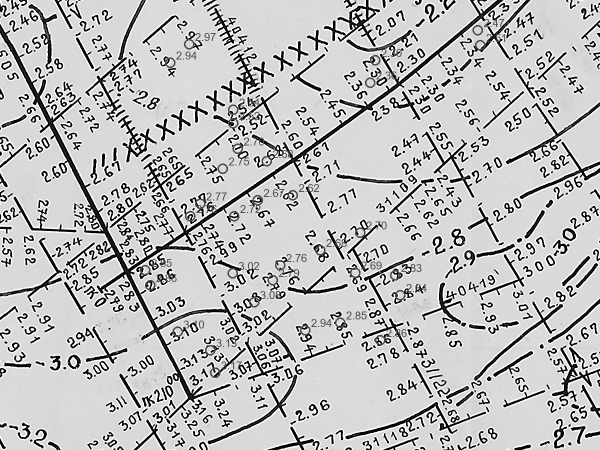
#> input picture archive/map_experiments/digitization_test_overlay.png, 1200 x 900 px (shown at 1/2 size)
$ python stitch_isolines.py ../../archive/map_experiments/digitization_test_overlay.png ../../archive/map_experiments/digitization_test_overlay.png ../../archive/map_experiments/digitization_test_overlay.png --out out.png
#> lines starting #> are read from the running program, lines starting #| are printed output that depends on the picture; after the words box and inside, x2 and y2 are one past the last pixel; in counts of white or black regions, pixels touching at a corner belong together
### services/map_digitizer/trace_map_isolines.py
from __future__ import annotations

import argparse
import json
import re
from pathlib import Path

import cv2
import numpy as np
from scipy.spatial import cKDTree

from services.map_digitizer.source_preserving_trace import trace_source_geometry
from services.map_digitizer.survey_profiles import build_survey_profile_mask


def imread_gray(path: Path) -> np.ndarray:
    image = cv2.imdecode(np.fromfile(str(path), dtype=np.uint8), cv2.IMREAD_GRAYSCALE)
#> image is the input picture: shape (900, 1200); min 0, max 255, mean 189
    if image is None:
        raise ValueError(f"Cannot read image: {path}")
    return image


def imwrite(path: Path, image: np.ndarray) -> None:
    path.parent.mkdir(parents=True, exist_ok=True)
    cv2.imencode(path.suffix, image)[1].tofile(str(path))


# [18 lines left out: function load_boxes, not called in this run]


def skeletonize(binary: np.ndarray) -> np.ndarray:
    image = np.uint8(binary > 0) * 255
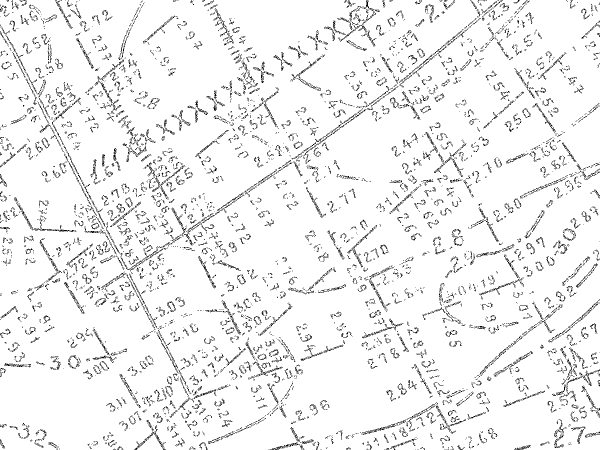
#> image: shape (900, 1200) (shown at 1/2 size); 94% white; black in thin lines or dots
    skeleton = np.zeros_like(image)
    element = cv2.getStructuringElement(cv2.MORPH_CROSS, (3, 3))
    while cv2.countNonZero(image):
        opened = cv2.morphologyEx(image, cv2.MORPH_OPEN, element)
        skeleton = cv2.bitwise_or(skeleton, cv2.subtract(image, opened))
        image = cv2.erode(image, element)
#> this loop made 113 passes
#> pass 1, in skeletonize, `opened = cv2.morphologyEx(image, cv2.MORPH_OPEN, element)`:
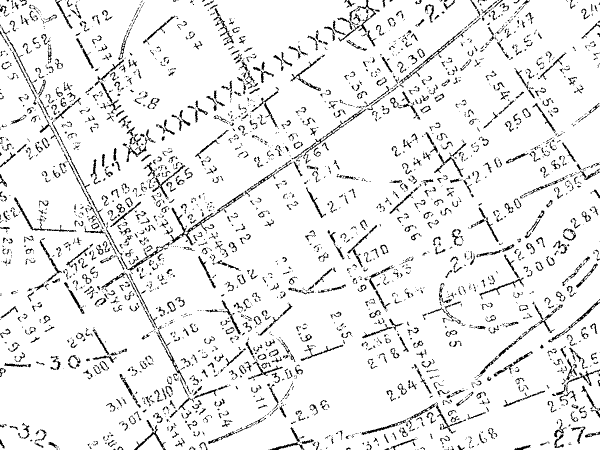
#> opened: shape (900, 1200) (shown at 1/2 size); 91.8% white; black in thin lines or dots
#> pass 1, in skeletonize, `skeleton = cv2.bitwise_or(skeleton, cv2.subtract(image, opened))`:
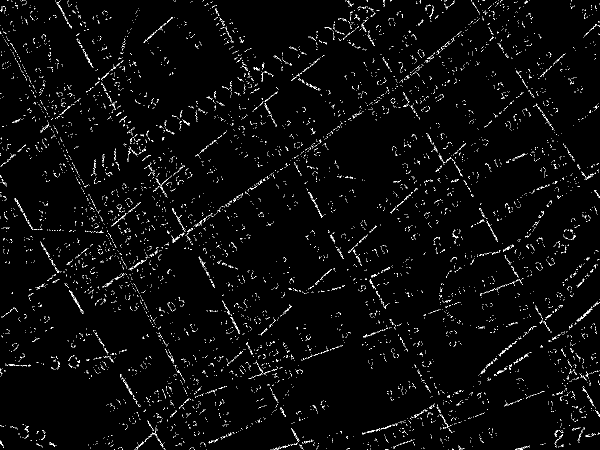
#> skeleton: shape (900, 1200) (shown at 1/2 size); 2.2% white in thin lines or dots
#> pass 1, in skeletonize, `image = cv2.erode(image, element)`:
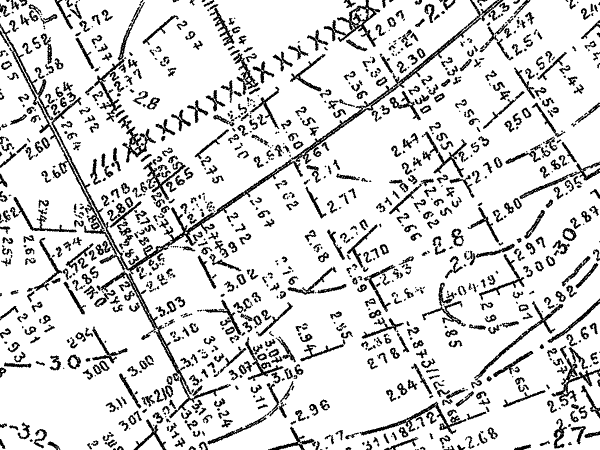
#> image: shape (900, 1200) (shown at 1/2 size); 84.4% white; 1172 black regions (272 under 20 px), largest, box (x1, y1, x2, y2) and area: (103, 194, 606, 549) 6024, (73, 202, 462, 837) 5745, (582, 0, 1007, 328) 4363
#> pass 2, in skeletonize, `opened = cv2.morphologyEx(image, cv2.MORPH_OPEN, element)`:
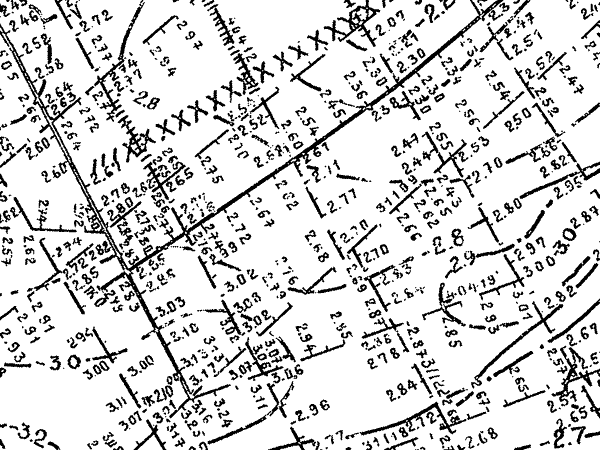
#> opened: shape (900, 1200) (shown at 1/2 size); 83.6% white; 975 black regions (193 under 20 px), largest, box (x1, y1, x2, y2) and area: (0, 0, 1007, 837) 21574, (647, 0, 761, 94) 2402, (188, 0, 290, 244) 2379
#> after the loop: image: shape (900, 1200); every value is 0
#> after the loop:
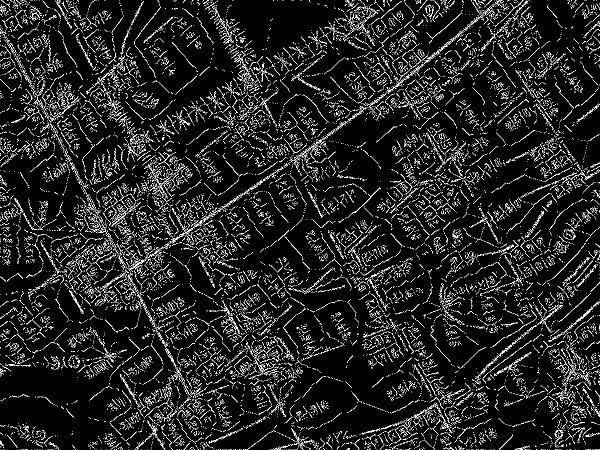
#> skeleton: shape (900, 1200) (shown at 1/2 size); 7.5% white in thin lines or dots
    return skeleton


# [426 lines left out: functions vectorize_skeleton, stitch_polylines, furniture_regions, drop_furniture_polylines, drop_zigzag_polylines, line_labels and 2 more, not called in this run]


# [2 lines that do not run on import are left out]

### services/map_digitizer/stitch_isolines.py
from __future__ import annotations

import argparse
import json
import math
import re
from pathlib import Path
from typing import Any

import cv2
import matplotlib
import numpy as np
from scipy.spatial import cKDTree

matplotlib.use("Agg")
import matplotlib.pyplot as plt
from matplotlib.cm import ScalarMappable
from matplotlib.colors import Normalize

try:
    from .trace_map_isolines import imread_gray, imwrite, skeletonize, vectorize_skeleton
except ImportError:
    from trace_map_isolines import imread_gray, imwrite, skeletonize, vectorize_skeleton


NEIGHBOURS = tuple((dx, dy) for dx in (-1, 0, 1) for dy in (-1, 0, 1) if dx or dy)


def read_isoline_labels(path: Path, scale: float) -> list[dict[str, Any]]:
#> (the run stopped early here; a loop or call above may not have finished)
